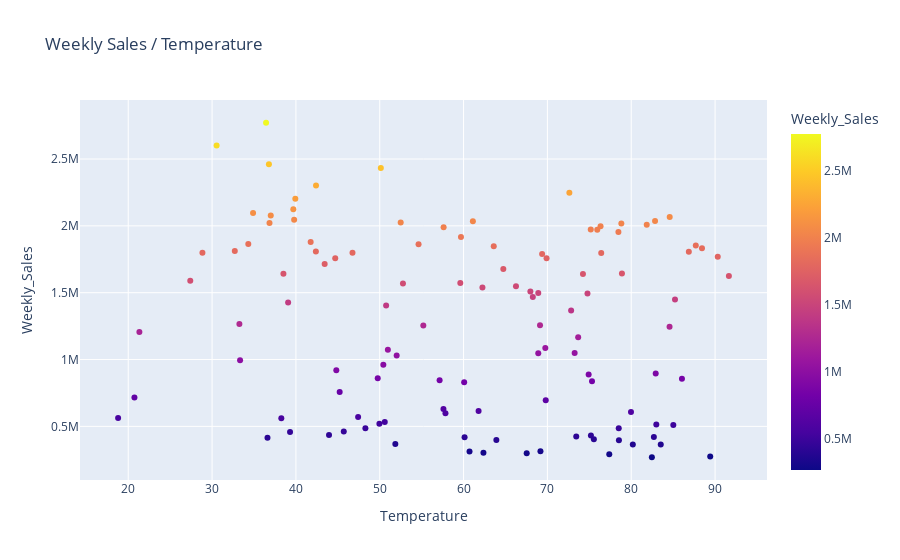

Source (notebook cell):
### Markdown cell above
<u><h5>8. Weekly Sales & Temperature

### Code cell
fig = px.scatter(df, x='Temperature', y='Weekly_Sales', title='Weekly Sales / Temperature', color='Weekly_Sales')
fig.show()

### Figure 1 — Plotly figure (JSON) as saved in the notebook; plotly's stock layout.template omitted (floating-point values rounded to 4 significant figures; data arrays with more than 128 entries replaced by an {"elided": "..."} marker saying what was removed)
{"data": [{"hovertemplate": "Temperature=%{x}<br>Weekly_Sales=%{marker.color}<extra></extra>", "legendgroup": "", "marker": {"color": {"elided": "131 float values"}, "coloraxis": "coloraxis", "symbol": "circle"}, "mode": "markers", "name": "", "orientation": "v", "showlegend": false, "type": "scatter", "x": {"elided": "131 float values"}, "xaxis": "x", "y": {"elided": "131 float values"}, "yaxis": "y"}], "layout": {"coloraxis": {"colorbar": {"title": {"text": "Weekly_Sales"}}, "colorscale": [[0, "#0d0887"], [0.1111, "#46039f"], [0.2222, "#7201a8"], [0.3333, "#9c179e"], [0.4444, "#bd3786"], [0.5556, "#d8576b"], [0.6667, "#ed7953"], [0.7778, "#fb9f3a"], [0.8889, "#fdca26"], [1, "#f0f921"]]}, "legend": {"tracegroupgap": 0}, "title": {"text": "Weekly Sales / Temperature"}, "xaxis": {"anchor": "y", "domain": [0, 1], "title": {"text": "Temperature"}}, "yaxis": {"anchor": "x", "domain": [0, 1], "title": {"text": "Weekly_Sales"}}}}
